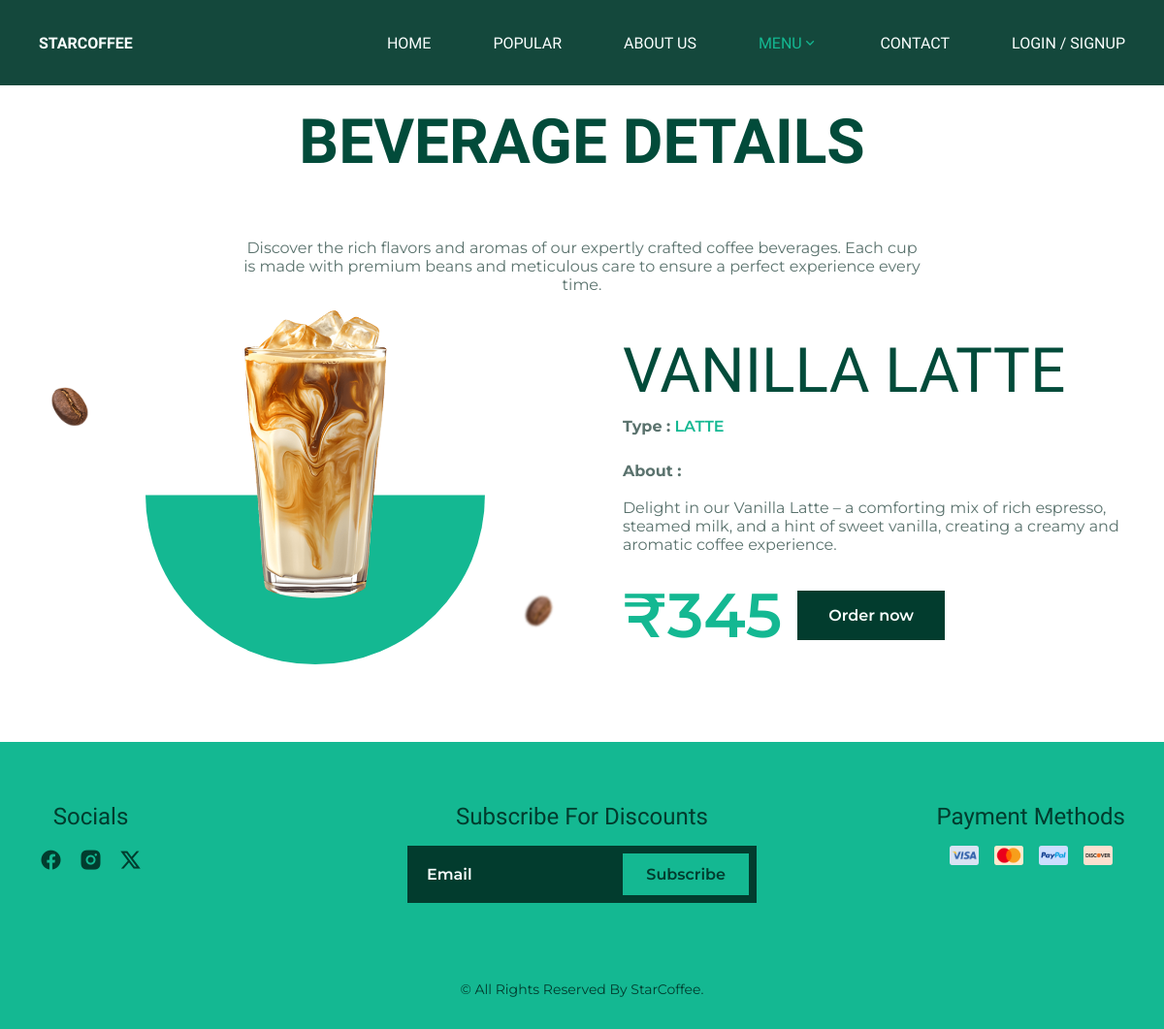
The app's page /single-product.php?id=1 with its own data.
### tables this page shows
CREATE TABLE `products` (
  `p_id` int(4) NOT NULL,
  `p_category` varchar(50) DEFAULT NULL,
  `p_name` varchar(255) DEFAULT NULL,
  `p_price` bigint(100) DEFAULT NULL,
  `p_image` longtext DEFAULT NULL,
  `p_short_description` longtext DEFAULT NULL,
  `p_time` varchar(100) DEFAULT NULL,
  `p_status` int(1) DEFAULT 1
);

CREATE TABLE `category` (
  `category_id` int(4) NOT NULL,
  `category_name` varchar(100) DEFAULT NULL,
  `category_image` longtext DEFAULT NULL,
  `category_time` varchar(100) NOT NULL,
  `category_status` int(1) NOT NULL DEFAULT 1,
  `category_description` text DEFAULT NULL
);

### single-product.php (the view, shortened to what this page needs)
<?php
include 'db.php';
$product = null;
$product_id = isset($_GET['id']) ? intval($_GET['id']) : 0;
if ($product_id > 0) {
  $stmt = $conn->prepare(
    "SELECT p.p_id, p.p_name, p.p_price, p.p_image, p.p_short_description, p.p_status, c.category_name, c.category_status FROM products p INNER JOIN category c ON c.category_id = p.p_category WHERE p.p_id = ?"
  );
  $stmt->bind_param("i", $product_id);
  $stmt->execute();
  $result = $stmt->get_result();
  $product = $result->fetch_assoc();
}
include('inc/header.php');
?>
<section class="popular section">
  <h2 class="section__title">BEVERAGE DETAILS</h2>
  <p class="section__description" style="text-align: center; max-width: 700px; margin: auto;">
    Discover the rich flavors and aromas of our expertly crafted coffee beverages. Each cup is made with premium beans
    and meticulous care to ensure a perfect experience every time.
  </p>
  <div class="single container ">
    <?php if ($product): ?>
      <?php if (intval($product['p_status']) === 1 && isset($product['category_status']) && intval($product['category_status']) === 1): ?>
        <div class="single__grid">
          <div class="single__media">
            <div class="single__shape"></div>
            <img src="assets/img/bean-img.png" alt="coffee bean" class="popular__bean-1">
            <img src="assets/img/bean-img.png" alt="coffee bean" class="popular__bean-2">
            <img src="product-images/<?php echo htmlspecialchars($product['p_image']); ?>"
              alt="<?php echo htmlspecialchars($product['p_name']); ?>" class="single__image">
          </div>
          <div class="single__content">
            <h1 class="single__title"><?php echo strtoupper(htmlspecialchars($product['p_name'])); ?></h1>
            <p class="single__category"><strong>Type :</strong>
              <span><?php echo strtoupper(htmlspecialchars($product['category_name'])); ?></span>
            </p><br>
            <p class="single__description"><strong>About :</strong>
              <br><br><?php echo htmlspecialchars($product['p_short_description'] ?? ''); ?>
            </p>
            <div class="single__footer">
              <span class="single__price">₹<?php echo htmlspecialchars($product['p_price']); ?></span>
              <a href="cart.php?id=<?php echo intval($product['p_id']); ?>" class="button button-dark">Order now</a>
            </div>
          </div>
        </div>
      <?php else: ?>
        <p style="text-align:center; color: var(--white-color);">Product not found or unavailable.</p>
      <?php endif; ?>
    <?php endif; ?>
</section>
<?php include('inc/footer.php'); ?>

### assets/css/styles.css (style rules this page uses)
:root { --header-height: 3.5rem; --first-color: hsl(166, 80%, 40%); --first-color-alt: hsl(166, 78%, 38%); --title-color: hsl(166, 95%, 15%); --text-color: hsl(166, 12%, 40%); --white-color: hsl(166, 100%, 99%); --dark-color: hsl(166, 95%, 12%); --body-color: hsl(166, 56%, 18%); --body-white-color: hsl(0, 0%, 100%); --body-first-color: hsl(166, 80%, 40%); --body-font: "Montserrat", serif; --second-font: "Saira", serif; --biggest-font-size: 4.5rem; --big-font-size: 2.5rem; --h1-font-size: 1.5rem; --h2-font-size: 1.25rem; --h3-font-size: 1rem; --normal-font-size: .938rem; --small-font-size: .813rem; --font-regular: 400; --font-medium: 500; --font-semi-bold: 600; --z-tooltip: 10; --z-fixed: 100; }
@media screen and (min-width: 1150px) { :root { --biggest-font-size: 9.5rem; --big-font-size: 4rem; --h1-font-size: 2rem; --h2-font-size: 1.5rem; --h3-font-size: 1.25rem; --normal-font-size: 1rem; --small-font-size: .875rem; } }
* { box-sizing: border-box; padding: 0; margin: 0; }
html { scroll-behavior: smooth; }
input, button, body { font-family: var(--body-font); font-size: var(--normal-font-size); }
body { background-color: var(--body-color); color: var(--text-color); }
h1, h2, h3, h4 { font-family: var(--second-font); font-weight: var(--font-medium); line-height: 110%; }
a { text-decoration: none; }
img { display: block; max-width: 100%; height: auto; }
.container { max-width: 1120px; margin-inline: 1.5rem; }
.section { padding-block: 5rem 4rem; }
.section__title { text-align: center; font-size: var(--big-font-size); font-weight: var(--font-semi-bold); margin-bottom: 2.5rem; }
.button { display: inline-flex; justify-content: center; background-color: var(--first-color); color: var(--white-color); padding: 1rem 2rem; font-weight: var(--font-semi-bold); transition: background .4s, box-shadow .4s; }
.button-dark { background-color: var(--dark-color); }
.popular { background-color: var(--body-white-color); }
.popular .section__title { color: var(--title-color); }
.popular__bean-1 { width: 30px; top: 3rem; left: .5rem; transition: transform .5s .1s; }
.popular__bean-2 { width: 20px; right: 2rem; bottom: 2rem; rotate: 75deg; filter: blur(1px); transition: transform .5s .1s; }
.single { margin-top: 2rem; }
.single__grid { display: grid; grid-template-columns: 1.1fr 1fr; gap: 2rem; align-items: center; }
.single__media { position: relative; display: grid; place-items: center; }
.single__shape { width: 350px; height: 350px; background-color: var(--first-color); border-radius: 50%; clip-path: inset(50% 0 0 0); }
.single__media img { position: absolute; }
.single__image { width: min(68%, 360px); max-height: 85%; height: auto; object-fit: contain; left: 50%; transform: translateX(-50%); top: -1rem; rotate: 0deg; }
.single__content { color: var(--text-color); }
.single__title { font-size: var(--big-font-size); margin-bottom: .75rem; color: var(--title-color); }
.single__category { margin-bottom: .5rem; color: var(--text-color); }
.single__category span { color: var(--body-first-color); font-weight: var(--font-semi-bold); }
.single__description { margin-bottom: 1.5rem; max-width: 55ch; color: var(--text-color); }
.single__footer { display: flex; align-items: center; gap: 1rem; }
.single__price { font-size: var(--big-font-size); color: var(--body-first-color); font-weight: var(--font-semi-bold); }
@media screen and (min-width: 1150px) { .container { margin-inline: auto; } }
@media screen and (min-width: 1150px) { .section { padding-block: 7rem 5rem; } }
@media screen and (min-width: 1150px) { .section__title { margin-bottom: 4rem; } }
@media screen and (min-width: 1150px) { .popular__bean-1 { width: 40px; top: 4rem; left: .75rem; } }
@media screen and (min-width: 1150px) { .popular__bean-2 { width: 30px; right: 2.5rem; bottom: 2.5rem; } }
.single__media, .single__media * { pointer-events: none; }

### records on screen
products: p_image (picture), p_name "VANILLA LATTE", category.category_name "LATTE", p_short_description "Delight in our Vanilla Latte – a comforting mix of rich espresso, steamed milk, and a hint of sweet vanilla, creating a creamy and aromatic coffee experience.", p_price "345"
